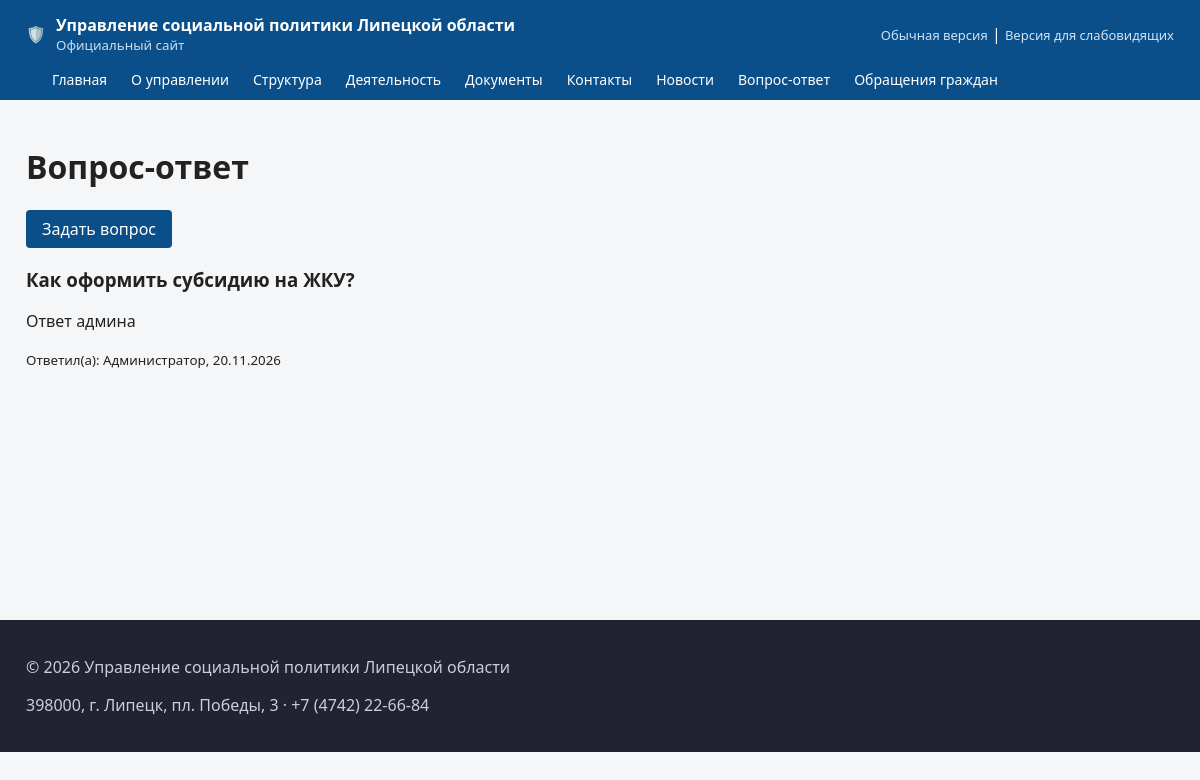
Screenshot of /faq/ with the database file from the repository.
### app/db.py (models this page shows)
class Setting(db.Model):
    __tablename__ = 'settings_params'
    id = db.Column(db.Integer, primary_key=True)
    name = db.Column(db.String(100), unique=True)
    title = db.Column(db.String(255))
    value = db.Column(db.Text)
    sort = db.Column(db.Integer, default=100)

class MenuItem(db.Model):
    __tablename__ = 'menu_items'
    id = db.Column(db.Integer, primary_key=True)
    title = db.Column(db.String(255), nullable=False)
    link = db.Column(db.String(255))
    parent_id = db.Column(db.Integer, db.ForeignKey('menu_items.id'))
    sort = db.Column(db.Integer, default=100)
    active = db.Column(db.Boolean, default=True)
    css = db.Column(db.String(64))
    children = db.relationship('MenuItem', backref=db.backref('parent', remote_side=[id]),
                               order_by='MenuItem.sort')

class Faq(db.Model):
    __tablename__ = 'faq'
    id = db.Column(db.Integer, primary_key=True)
    q_author = db.Column(db.String(100))
    q_email = db.Column(db.String(100))
    q_date = db.Column(db.DateTime, default=datetime.utcnow)
    question = db.Column(db.Text, nullable=False)
    a_author = db.Column(db.String(100))
    a_date = db.Column(db.DateTime)
    answer = db.Column(db.Text)
    approved = db.Column(db.Boolean, default=False)

### app/frontend.py (the view)
@bp.route('/faq/')
def faq_list():
    items = Faq.query.filter_by(approved=True).order_by(Faq.q_date.desc()).all()
    return render_template('faq/list.html', items=items)

### app/backend.py (called while the page is built)
@bp.app_context_processor
def inject_backend_menu():
    return {}

### app/frontend.py (called while the page is built)
def site_settings():
    return {s.name: s.value for s in Setting.query.all()}

@bp.app_context_processor
def inject_globals():
    return dict(
        main_menu=MenuItem.query.filter_by(active=True).order_by(MenuItem.sort).all(),
        settings=site_settings(),
    )

### templates/faq/list.html (shortened to what this page needs)
{% extends 'base.html' %}
{% block content %}
<h1>Вопрос-ответ</h1>
<p><a class="btn" href="/faq/ask">Задать вопрос</a></p>
{% for f in items %}
<div class="faq-item">
  <h3>{{ f.question }}</h3>
  <p>{{ f.answer }}</p>
  <small>Ответил(а): {{ f.a_author }}, {{ f.a_date.strftime('%d.%m.%Y') if f.a_date }}</small>
</div>
{% else %}<p>Ответов пока нет.</p>{% endfor %}
{% endblock %}

### templates/base.html (shortened to what this page needs)
<!DOCTYPE html>
<html lang="ru">
<head>
  <link rel="stylesheet" href="{{ url_for('static', filename='style.css') }}">
</head>
<body>
<header class="site-header">
  <div class="container header-row">
    <a class="logo" href="/">
      <span class="logo-emblem">🛡️</span>
      <span class="logo-text">
        <strong>{{ settings.get('site_name', 'Управление социальной политики Липецкой области') }}</strong>
        <small>Официальный сайт</small>
      </span>
    </a>
    <div class="version-switch">
      <a href="/?version=original">Обычная версия</a> |
      <a href="/?version=special">Версия для слабовидящих</a>
    </div>
  </div>
  <nav class="main-nav container">
    <ul>
      <li><a href="/">Главная</a></li>
      {% for item in main_menu %}
        <li><a href="{{ item.link or ('/page/' ~ item.id) }}">{{ item.title }}</a></li>
      {% endfor %}
      <li><a href="/news/">Новости</a></li>
      <li><a href="/faq/">Вопрос-ответ</a></li>
      <li><a href="/reception/">Обращения граждан</a></li>
    </ul>
  </nav>
</header>
<main class="container">
  {% block content %}{% endblock %}
</main>
<footer class="site-footer">
  <div class="container">
    <p>© {{ settings.get('year', '2026') }} {{ settings.get('site_name', 'Управление социальной политики Липецкой области') }}</p>
    <p>{{ settings.get('address', 'г. Липецк') }} · {{ settings.get('phone', '') }}</p>
  </div>
</footer>
</body>
</html>

### static/style.css (style rules this page uses)
* { box-sizing:border-box }
body { font-family:"Segoe UI",Roboto,Arial,sans-serif;margin:0;color:#222;background:#f5f6f8 }
.container { max-width:1180px;margin:0 auto;padding:0 16px }
.site-header { background:#0b4f8a;color:#fff }
.header-row { display:flex;justify-content:space-between;align-items:center;padding:14px 16px }
.logo { color:#fff;text-decoration:none;display:flex;gap:10px;align-items:center }
.logo-text small { display:block;font-weight:normal;opacity:.8 }
.version-switch a { color:#cfe3f5;text-decoration:none;font-size:13px }
.main-nav ul { list-style:none;display:flex;flex-wrap:wrap;gap:4px;margin:0;padding:0 16px 10px }
.main-nav a { color:#fff;text-decoration:none;padding:6px 10px;border-radius:4px;font-size:14px }
main.container { padding:24px 16px;min-height:60vh }
button,.btn { background:#0b4f8a;color:#fff;border:0;padding:8px 16px;border-radius:4px;cursor:pointer;text-decoration:none;display:inline-block }
.site-footer { background:#223;margin-top:40px;color:#ccd;padding:20px 0 }

### rows the page displays
Setting: get "Управление социальной политики Липецкой области"
MenuItem: title "О управлении"
MenuItem: title "Структура"
MenuItem: title "Деятельность"
MenuItem: title "Документы"
MenuItem: title "Контакты"
Faq: question "Как оформить субсидию на ЖКУ?", answer "Ответ админа", a_author "Администратор", a_date "20.11.2026"
Setting: get "398000, г. Липецк, пл. Победы, 3"
Setting: get "+7 (4742) 22-66-84"

### other values shown
{{ settings.get('year', '2026') }} "2026"
